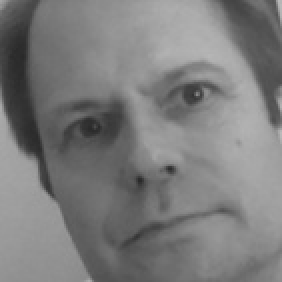
#> input picture dash/sample_code/python/application/Chapter_10/demming_tester/test (3).jpg, 141 x 141 px, given in place of willie_mountains.png, which was not available (shown 2 times larger)
$ python add_border_2.py '../../../application/Chapter_10/demming_tester/test (3).jpg'
#> lines starting #> are read from the running program, lines starting #| are printed output that depends on the picture
"""Add a border to any image."""

import sys
from pathlib import Path

from PIL import Image, ImageOps

# Get the filename.
print(sys.argv)

# Load the image.
path = Path("willie_mountains.png")
img = Image.open(path)
#> img is the input picture: PIL image 141x141 L; min 41, max 186, mean 124

# Set the border width and color.
border_width = 2
border_color = "darkgray"

# Add the border.
new_img = ImageOps.expand(img, border=border_width,
                          fill=border_color)
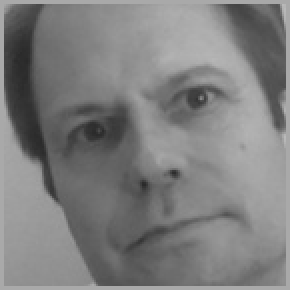
#> new_img: PIL image 145x145 L (shown 2 times larger); min 41, max 186, mean 126.5

# Save new image.
new_path = Path("willie_mountains_bordered.png")
new_img.save(new_path)

$ run again, on dash/sample_code/python/application/Chapter_10/demming_tester/test (4).jpg
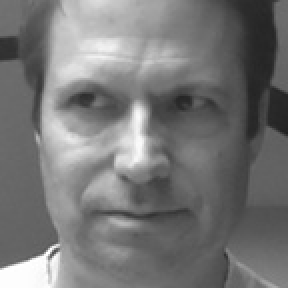
#> input picture dash/sample_code/python/application/Chapter_10/demming_tester/test (4).jpg, 144 x 144 px, given in place of willie_mountains.png, which was not available (shown 2 times larger)
#> img is the input picture: PIL image 144x144 L; min 33, max 255, mean 118.3
#> `new_img = ImageOps.expand(img, border=border_width, fill=border_color)`:
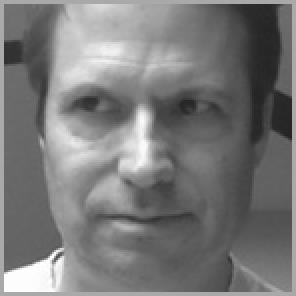
#> new_img: PIL image 148x148 L (shown 2 times larger); min 33, max 255, mean 121

$ run again, on dash/sample_code/python/application/Chapter_10/demming_tester/test (5).jpg
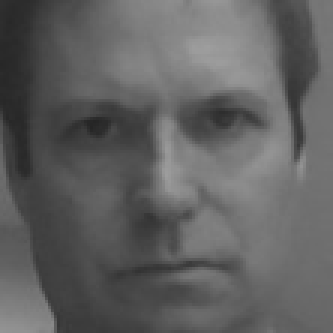
#> input picture dash/sample_code/python/application/Chapter_10/demming_tester/test (5).jpg, 111 x 111 px, given in place of willie_mountains.png, which was not available (shown 3 times larger)
#> img is the input picture: PIL image 111x111 L; min 37, max 158, mean 96.6
#> `new_img = ImageOps.expand(img, border=border_width, fill=border_color)`:
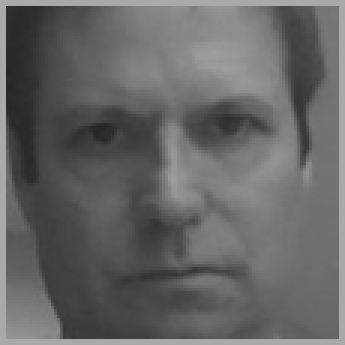
#> new_img: PIL image 115x115 L (shown 3 times larger); min 37, max 169, mean 101.5
